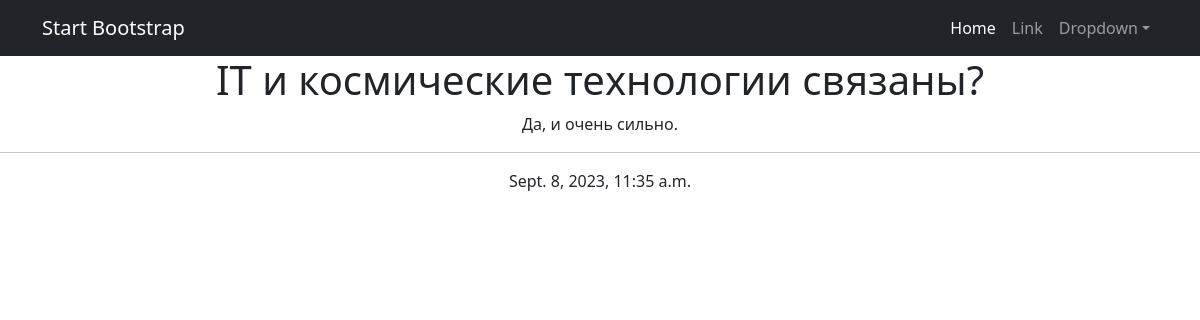
Page /news/4 on the committed database.
### news/models.py (models this page shows, shortened)
class Post(models.Model):
    author = models.ForeignKey(Author, on_delete=models.CASCADE)
    NEWS = 'NW'
    ARTICLE = 'AR'
    CATEGORY_CHOICES = (
        (NEWS, 'Новость'),
        (ARTICLE, 'Статья'),
    )
    categoryType = models.CharField(max_length=2, choices=CATEGORY_CHOICES, default=ARTICLE)
    dateCreation = models.DateTimeField(auto_now_add=True)
    postCategory = models.ManyToManyField(Category, through='PostCategory')
    title = models.CharField(max_length=128)
    text = models.TextField()
    rating = models.SmallIntegerField(default=0)

### news/views.py (the view)
# urls.py: path('<int:pk>', PostDetail.as_view())
class PostDetail(DetailView):
    model = Post
    template_name = 'post.html'
    context_object_name = 'post'

### news/templatetags/custom_filters.py (called while the page is built)
@register.filter()
def censor(sentence):
    text = sentence.split()
    for i, word in enumerate(text):
        print(word)
        if word in bad_words:
            text[i] = word[0] + '***'
    return ' '.join(text)

### templates/post.html (shortened to what this page needs)
{% extends 'flatpages/default.html' %}
{% load custom_filters %}
{% block content %}
<h1>{{ post.title|censor }}</h1>
{{ post.text|censor }}
<hr>
{{ post.dateCreation }}
{% endblock content %}

### rows in the picture
Post: title|censor "IT и космические технологии связаны?", text|censor "Да, и очень сильно.", dateCreation "Sept. 8, 2023, 11:35 a.m."
